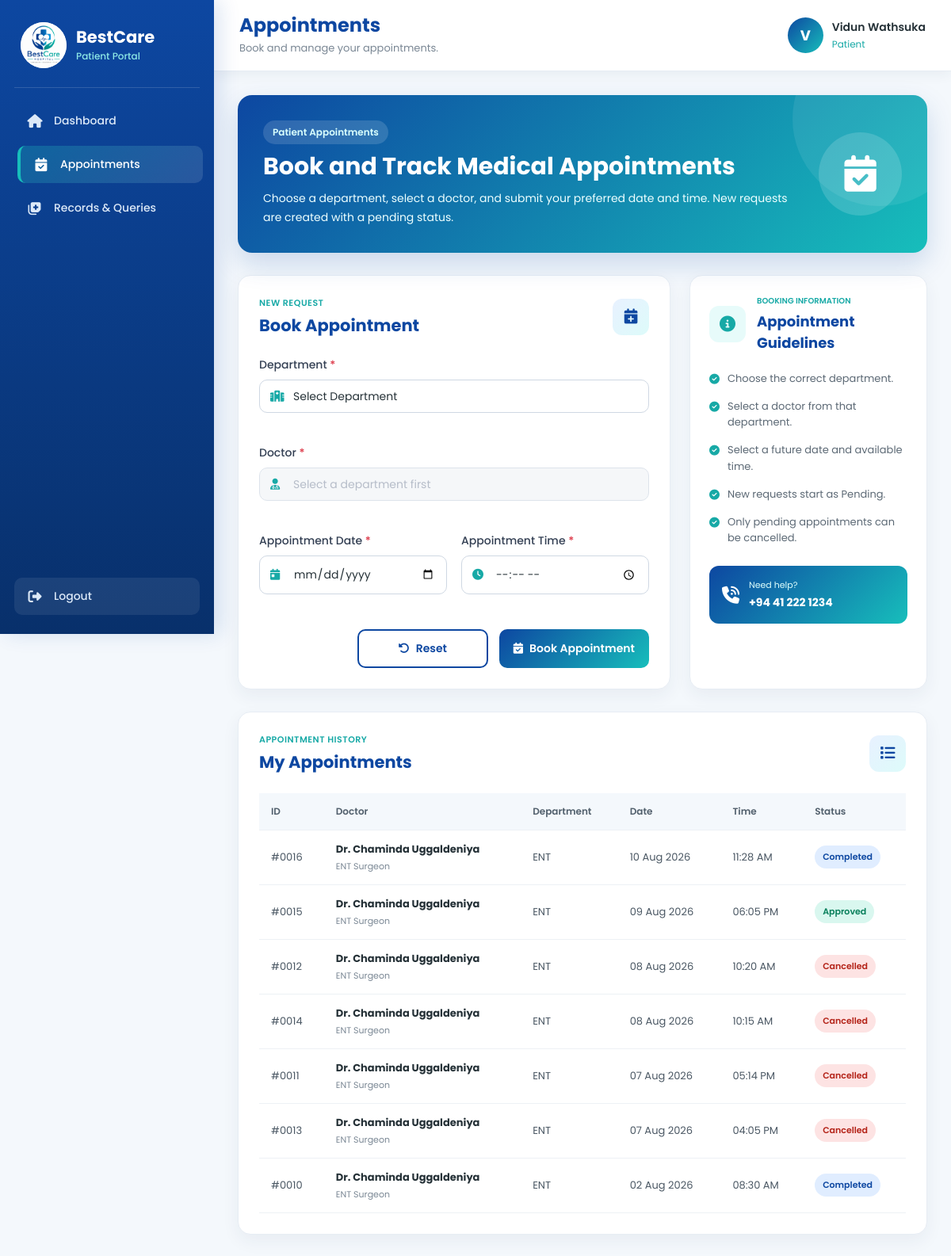
The app's page /patient_appointments.php (signed in) with its own data.
### tables this page shows
CREATE TABLE `patients` (
  `patient_id` int(11) NOT NULL,
  `user_id` int(11) NOT NULL,
  `first_name` varchar(50) NOT NULL,
  `last_name` varchar(50) NOT NULL,
  `gender` enum('Male','Female','Other') NOT NULL,
  `dob` date NOT NULL,
  `phone` varchar(15) NOT NULL,
  `email` varchar(100) NOT NULL,
  `address` text NOT NULL,
  `blood_group` varchar(5) NOT NULL,
  `emergency_contact` varchar(15) NOT NULL,
  `created_at` datetime NOT NULL DEFAULT current_timestamp()
);

CREATE TABLE `appointments` (
  `appointment_id` int(11) NOT NULL,
  `patient_id` int(11) NOT NULL,
  `doctor_id` int(11) NOT NULL,
  `appointment_date` date NOT NULL,
  `appointment_time` time NOT NULL,
  `status` enum('Pending','Approved','Completed','Cancelled') NOT NULL,
  `created_at` datetime NOT NULL
);

CREATE TABLE `doctors` (
  `doctor_id` int(11) NOT NULL,
  `user_id` int(11) NOT NULL,
  `department_id` int(11) NOT NULL,
  `first_name` varchar(50) NOT NULL,
  `last_name` varchar(50) NOT NULL,
  `phone` varchar(15) NOT NULL,
  `specialization` varchar(100) NOT NULL,
  `availability` varchar(100) NOT NULL,
  `created_at` datetime NOT NULL
);

CREATE TABLE `departments` (
  `department_id` int(11) NOT NULL,
  `department_name` varchar(100) NOT NULL,
  `description` text NOT NULL,
  `status` enum('Active','Inactive') NOT NULL DEFAULT 'Active'
);

### patient_appointments.php (the view, shortened to what the rows shown need)
<?php
require_once "db_process/includes/connection.php";
$userId = (int) $_SESSION["user_id"];
$patientSql = "
    SELECT
        patient_id,
        first_name,
        last_name
    FROM patients
    WHERE user_id = ?
    LIMIT 1
";
$patientStmt =
    mysqli_prepare($conn, $patientSql);
mysqli_stmt_bind_param(
    $patientStmt,
    "i",
    $userId
);
mysqli_stmt_execute($patientStmt);
$patientResult =
    mysqli_stmt_get_result($patientStmt);
$patient =
    mysqli_fetch_assoc($patientResult);
$patientId = (int) $patient["patient_id"];
$fullName =
    $patient["first_name"] .
    " " .
    $patient["last_name"];
$patientInitial =
    strtoupper(
        substr($patient["first_name"], 0, 1)
    );
$appointments = [];
$appointmentSql = "
    SELECT
        a.appointment_id,
        a.appointment_date,
        a.appointment_time,
        a.status,
        a.created_at,
        d.first_name AS doctor_first_name,
        d.last_name AS doctor_last_name,
        d.specialization,
        dep.department_name
    FROM appointments a
    INNER JOIN doctors d
        ON a.doctor_id = d.doctor_id
    INNER JOIN departments dep
        ON d.department_id = dep.department_id
    WHERE a.patient_id = ?
    ORDER BY
        a.appointment_date DESC,
        a.appointment_time DESC
";
$appointmentStmt =
    mysqli_prepare($conn, $appointmentSql);
mysqli_stmt_bind_param(
    $appointmentStmt,
    "i",
    $patientId
);
mysqli_stmt_execute($appointmentStmt);
$appointmentResult =
    mysqli_stmt_get_result($appointmentStmt);
while (
    $appointment =
        mysqli_fetch_assoc($appointmentResult)
) {
    $appointments[] = $appointment;
}
?>
<!DOCTYPE html>
<html lang="en">
<head>
    <link rel="stylesheet" href="https://cdnjs.cloudflare.com/ajax/libs/font-awesome/6.7.2/css/all.min.css">
    <link rel="stylesheet" href="css/patient_dashboard.css">
    <link rel="stylesheet" href="css/patient_appointments.css">
</head>
<body>
<div class="patient-layout">
    <aside
        class="patient-sidebar"
        id="patientSidebar"
    >
        <div class="sidebar-logo">
            <div>
                <h2>BestCare</h2>
            </div>
        </div>
    </aside>
    <div class="patient-main">
        <header class="patient-topbar">
            <div class="topbar-title">
                <h1>Appointments</h1>
            </div>
            <div class="patient-account">
                <div class="patient-avatar">
                    <?php
                    echo htmlspecialchars(
                        $patientInitial
                    );
                    ?>
                </div>
                <div class="patient-account-text">
                    <strong>
                        <?php
                        echo htmlspecialchars($fullName);
                        ?>
                    </strong>
                    <span>Patient</span>
                </div>
            </div>
        </header>
        <main class="appointments-content">
            <section class="appointments-intro">
                <div>
                    <h2>
                        Book and Track Medical Appointments
                    </h2>
                </div>
            </section>
            <section class="appointments-layout">
                <article class="appointment-booking-card">
                    <div class="appointment-section-header">
                        <div>
                            <h2>Book Appointment</h2>
                        </div>
                    </div>
                </article>
                <aside class="appointment-guidelines-card">
                    <div class="guidelines-header">
                        <div>
                            <h2>Appointment Guidelines</h2>
                        </div>
                    </div>
                </aside>
            </section>
            <section class="appointment-history-section">
                <div class="appointment-section-header">
                    <div>
                        <h2>My Appointments</h2>
                    </div>
                </div>
                <?php if (empty($appointments)): ?>
                    <div class="appointment-empty-state">
                        <i class="fa-regular fa-calendar-xmark"></i>
                        <h3>No appointments found</h3>
                        <p>
                            Your booked appointments will appear here.
                        </p>
                    </div>
                <?php else: ?>
                    <div class="appointment-table-wrapper">
                        <table class="appointment-table">
                            <thead>
                                <tr>
                                    <th>ID</th>
                                    <th>Doctor</th>
                                    <th>Department</th>
                                    <th>Date</th>
                                    <th>Time</th>
                                    <th>Status</th>
                                </tr>
                            </thead>
                            <tbody>
                                <?php
                                foreach ($appointments as $appointment):
                                ?>
                                    <tr>
                                        <td>
                                            #<?php
                                            echo str_pad((string)$appointment["appointment_id"],4,"0",STR_PAD_LEFT);
                                            ?>
                                        </td>
                                        <td>
                                            <strong>
                                                Dr.
                                                <?php
                                                echo htmlspecialchars($appointment["doctor_first_name"] ." " .$appointment["doctor_last_name"]);
                                                ?>
                                            </strong>
                                            <small>
                                                <?php
                                                echo htmlspecialchars($appointment["specialization"]);
                                                ?>
                                            </small>
                                        </td>
                                        <td>
                                            <?php
                                            echo htmlspecialchars($appointment["department_name"]);
                                            ?>
                                        </td>
                                        <td>
                                            <?php
                                            echo date("d M Y", strtotime($appointment["appointment_date"]));
                                            ?>
                                        </td>
                                        <td>
                                            <?php
                                            echo date("h:i A",strtotime($appointment["appointment_time"]));
                                            ?>
                                        </td>
                                        <td>
                                            <span
                                                class="appointment-status status-<?php
                                                echo strtolower($appointment["status"]);
                                                ?>"
                                            >
                                                <?php
                                                echo htmlspecialchars($appointment["status"]);
                                                ?>
                                            </span>
                                        </td>
                                    </tr>
                                <?php endforeach; ?>
                            </tbody>
                        </table>
                    </div>
                <?php endif; ?>
            </section>
        </main>
    </div>
</div>
</body>
</html>

### records on screen
patients: first_name "V", fullName "Vidun Wathsuka"
appointments: appointment_id "0016", doctor.last_name "Chaminda Uggaldeniya", doctor.specialization "ENT Surgeon", departments.department_name "ENT", appointment_date "10 Aug 2026", appointment_time "11:28 AM", status "Completed"
appointments: appointment_id "0015", doctor.last_name "Chaminda Uggaldeniya", doctor.specialization "ENT Surgeon", departments.department_name "ENT", appointment_date "09 Aug 2026", appointment_time "06:05 PM", status "Approved"
appointments: appointment_id "0012", doctor.last_name "Chaminda Uggaldeniya", doctor.specialization "ENT Surgeon", departments.department_name "ENT", appointment_date "08 Aug 2026", appointment_time "10:20 AM", status "Cancelled"
appointments: appointment_id "0014", doctor.last_name "Chaminda Uggaldeniya", doctor.specialization "ENT Surgeon", departments.department_name "ENT", appointment_date "08 Aug 2026", appointment_time "10:15 AM", status "Cancelled"
appointments: appointment_id "0011", doctor.last_name "Chaminda Uggaldeniya", doctor.specialization "ENT Surgeon", departments.department_name "ENT", appointment_date "07 Aug 2026", appointment_time "05:14 PM", status "Cancelled"
appointments: appointment_id "0013", doctor.last_name "Chaminda Uggaldeniya", doctor.specialization "ENT Surgeon", departments.department_name "ENT", appointment_date "07 Aug 2026", appointment_time "04:05 PM", status "Cancelled"
appointments: appointment_id "0010", doctor.last_name "Chaminda Uggaldeniya", doctor.specialization "ENT Surgeon", departments.department_name "ENT", appointment_date "02 Aug 2026", appointment_time "08:30 AM", status "Completed"
